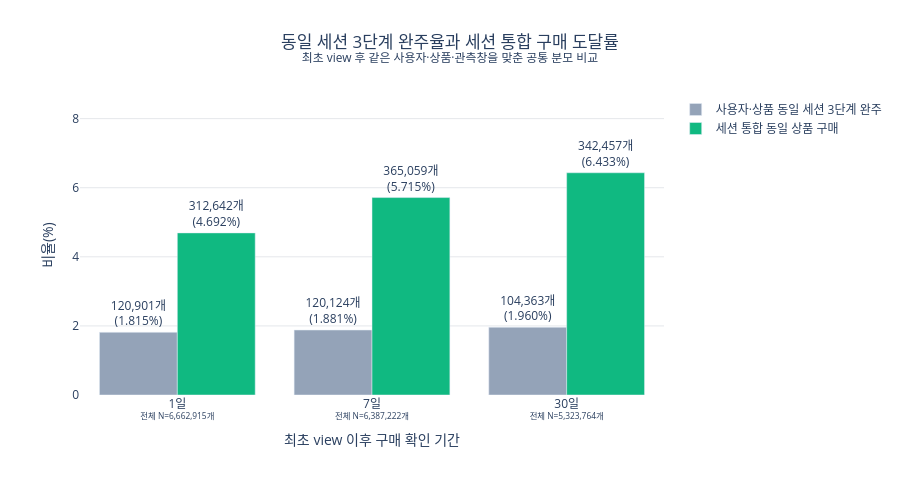
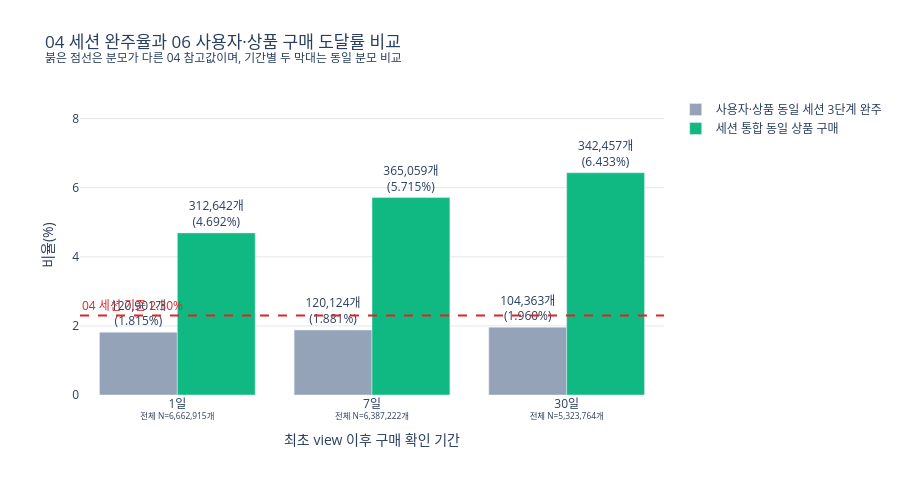

Write notebook code for charts like these, in order.
### Code cell
metric_frames = []
for count_col, rate_col, label in [
    (
        '동일세션_view_cart_purchase완주_사용자상품수',
        '동일세션_view_cart_purchase완주율_pct',
        '사용자·상품 동일 세션 3단계 완주',
    ),
    (
        '세션통합_동일상품구매_사용자상품수',
        '세션통합_동일상품구매도달률_pct',
        '세션 통합 동일 상품 구매',
    ),
]:
    metric_frame = window_comparison[[
        '구매확인기간', '구매판정가능_사용자상품수', count_col, rate_col,
    ]].rename(columns={
        '구매확인기간': '비교구간',
        '구매판정가능_사용자상품수': '분모수',
        count_col: '도달수',
        rate_col: '비율_pct',
    })
    metric_frame['지표'] = label
    metric_frames.append(metric_frame)
metric_comparison = pd.concat(metric_frames, ignore_index=True)
metric_comparison['분모단위'] = '사용자·상품 조합'
metric_comparison['표시라벨'] = metric_comparison.apply(
    lambda row: f"{int(row['도달수']):,}개<br>({row['비율_pct']:.3f}%)", axis=1
)
window_denominators = window_comparison.set_index(
    '구매확인기간'
)['구매판정가능_사용자상품수']

fig = px.bar(
    metric_comparison,
    x='비교구간',
    y='비율_pct',
    color='지표',
    barmode='group',
    text='표시라벨',
    custom_data=['도달수', '분모수', '분모단위'],
    category_orders={
        '비교구간': ['1일', '7일', '30일'],
        '지표': [
            '사용자·상품 동일 세션 3단계 완주',
            '세션 통합 동일 상품 구매',
        ],
    },
    color_discrete_map={
        '사용자·상품 동일 세션 3단계 완주': '#94A3B8',
        '세션 통합 동일 상품 구매': color_map['purchase'],
    },
    title=(
        '동일 세션 3단계 완주율과 세션 통합 구매 도달률<br>'
        '<sup>최초 view 후 같은 사용자·상품·관측창을 맞춘 공통 분모 비교</sup>'
    ),
)
fig.update_traces(
    textposition='outside',
    texttemplate='%{text}',
    hovertemplate=(
        '%{x} · %{fullData.name}<br>'
        '도달 %{customdata[0]:,.0f}개 (%{y:.3f}%)<br>'
        '전체 분모 N=%{customdata[1]:,.0f} %{customdata[2]}<extra></extra>'
    ),
)
fig.update_layout(
    title_x=0.5,
    yaxis_title='비율(%)',
    xaxis_title='최초 view 이후 구매 확인 기간',
    yaxis_range=[0, metric_comparison['비율_pct'].max() * 1.35],
    plot_bgcolor='white',
    legend_title_text='',
    height=500,
    margin=dict(t=95, b=105),
)
fig.update_xaxes(
    tickmode='array',
    tickvals=['1일', '7일', '30일'],
    ticktext=[
        f'{window}<br><sup>전체 N={int(window_denominators[window]):,}개</sup>'
        for window in ['1일', '7일', '30일']
    ],
)
fig.update_yaxes(gridcolor='#E5E7EB')
fig.show()

reference_fig = go.Figure(fig)
reference_fig.update_layout(
    title=(
        '04 세션 완주율과 06 사용자·상품 구매 도달률 비교<br>'
        '<sup>붉은 점선은 분모가 다른 04 참고값이며, 기간별 두 막대는 동일 분모 비교</sup>'
    ),
)
reference_fig.add_hline(
    y=benchmark_rate,
    line_dash='dash',
    line_color='#DC2626',
    line_width=2,
    annotation_text=f'04 세션 기준 {benchmark_rate:.2f}%',
    annotation_position='top left',
    annotation_font_color='#DC2626',
)
reference_fig.show()

### Figure 1 — Plotly figure (JSON) as saved in the notebook; plotly's stock layout.template omitted (floating-point values rounded to 4 significant figures)
{"data": [{"alignmentgroup": "True", "customdata": [[120901, 6662915, "사용자·상품 조합"], [120124, 6387222, "사용자·상품 조합"], [104363, 5323764, "사용자·상품 조합"]], "hovertemplate": "%{x} · %{fullData.name}<br>도달 %{customdata[0]:,.0f}개 (%{y:.3f}%)<br>전체 분모 N=%{customdata[1]:,.0f} %{customdata[2]}<extra></extra>", "legendgroup": "사용자·상품 동일 세션 3단계 완주", "marker": {"color": "#94A3B8", "pattern": {"shape": ""}}, "name": "사용자·상품 동일 세션 3단계 완주", "offsetgroup": "사용자·상품 동일 세션 3단계 완주", "orientation": "v", "showlegend": true, "text": ["120,901개<br>(1.815%)", "120,124개<br>(1.881%)", "104,363개<br>(1.960%)"], "textposition": "outside", "texttemplate": "%{text}", "type": "bar", "x": ["1일", "7일", "30일"], "xaxis": "x", "y": [1.815, 1.881, 1.96], "yaxis": "y"}, {"alignmentgroup": "True", "customdata": [[312642, 6662915, "사용자·상품 조합"], [365059, 6387222, "사용자·상품 조합"], [342457, 5323764, "사용자·상품 조합"]], "hovertemplate": "%{x} · %{fullData.name}<br>도달 %{customdata[0]:,.0f}개 (%{y:.3f}%)<br>전체 분모 N=%{customdata[1]:,.0f} %{customdata[2]}<extra></extra>", "legendgroup": "세션 통합 동일 상품 구매", "marker": {"color": "#10B981", "pattern": {"shape": ""}}, "name": "세션 통합 동일 상품 구매", "offsetgroup": "세션 통합 동일 상품 구매", "orientation": "v", "showlegend": true, "text": ["312,642개<br>(4.692%)", "365,059개<br>(5.715%)", "342,457개<br>(6.433%)"], "textposition": "outside", "texttemplate": "%{text}", "type": "bar", "x": ["1일", "7일", "30일"], "xaxis": "x", "y": [4.692, 5.715, 6.433], "yaxis": "y"}], "layout": {"barmode": "group", "height": 500, "legend": {"title": {"text": ""}, "tracegroupgap": 0}, "margin": {"b": 105, "t": 95}, "plot_bgcolor": "white", "title": {"text": "동일 세션 3단계 완주율과 세션 통합 구매 도달률<br><sup>최초 view 후 같은 사용자·상품·관측창을 맞춘 공통 분모 비교</sup>", "x": 0.5}, "xaxis": {"anchor": "y", "categoryarray": ["1일", "7일", "30일"], "categoryorder": "array", "domain": [0, 1], "tickmode": "array", "ticktext": ["1일<br><sup>전체 N=6,662,915개</sup>", "7일<br><sup>전체 N=6,387,222개</sup>", "30일<br><sup>전체 N=5,323,764개</sup>"], "tickvals": ["1일", "7일", "30일"], "title": {"text": "최초 view 이후 구매 확인 기간"}}, "yaxis": {"anchor": "x", "domain": [0, 1], "gridcolor": "#E5E7EB", "range": [0, 8.684], "title": {"text": "비율(%)"}}}}

### Figure 2 — Plotly figure (JSON) as saved in the notebook; plotly's stock layout.template omitted (floating-point values rounded to 4 significant figures)
{"data": [{"alignmentgroup": "True", "customdata": [[120901, 6662915, "사용자·상품 조합"], [120124, 6387222, "사용자·상품 조합"], [104363, 5323764, "사용자·상품 조합"]], "hovertemplate": "%{x} · %{fullData.name}<br>도달 %{customdata[0]:,.0f}개 (%{y:.3f}%)<br>전체 분모 N=%{customdata[1]:,.0f} %{customdata[2]}<extra></extra>", "legendgroup": "사용자·상품 동일 세션 3단계 완주", "marker": {"color": "#94A3B8", "pattern": {"shape": ""}}, "name": "사용자·상품 동일 세션 3단계 완주", "offsetgroup": "사용자·상품 동일 세션 3단계 완주", "orientation": "v", "showlegend": true, "text": ["120,901개<br>(1.815%)", "120,124개<br>(1.881%)", "104,363개<br>(1.960%)"], "textposition": "outside", "texttemplate": "%{text}", "type": "bar", "x": ["1일", "7일", "30일"], "xaxis": "x", "y": [1.815, 1.881, 1.96], "yaxis": "y"}, {"alignmentgroup": "True", "customdata": [[312642, 6662915, "사용자·상품 조합"], [365059, 6387222, "사용자·상품 조합"], [342457, 5323764, "사용자·상품 조합"]], "hovertemplate": "%{x} · %{fullData.name}<br>도달 %{customdata[0]:,.0f}개 (%{y:.3f}%)<br>전체 분모 N=%{customdata[1]:,.0f} %{customdata[2]}<extra></extra>", "legendgroup": "세션 통합 동일 상품 구매", "marker": {"color": "#10B981", "pattern": {"shape": ""}}, "name": "세션 통합 동일 상품 구매", "offsetgroup": "세션 통합 동일 상품 구매", "orientation": "v", "showlegend": true, "text": ["312,642개<br>(4.692%)", "365,059개<br>(5.715%)", "342,457개<br>(6.433%)"], "textposition": "outside", "texttemplate": "%{text}", "type": "bar", "x": ["1일", "7일", "30일"], "xaxis": "x", "y": [4.692, 5.715, 6.433], "yaxis": "y"}], "layout": {"annotations": [{"font": {"color": "#DC2626"}, "showarrow": false, "text": "04 세션 기준 2.30%", "x": 0, "xanchor": "left", "xref": "x domain", "y": 2.299, "yanchor": "bottom", "yref": "y"}], "barmode": "group", "height": 500, "legend": {"title": {"text": ""}, "tracegroupgap": 0}, "margin": {"b": 105, "t": 95}, "plot_bgcolor": "white", "shapes": [{"line": {"color": "#DC2626", "dash": "dash", "width": 2}, "type": "line", "x0": 0, "x1": 1, "xref": "x domain", "y0": 2.299, "y1": 2.299, "yref": "y"}], "title": {"text": "04 세션 완주율과 06 사용자·상품 구매 도달률 비교<br><sup>붉은 점선은 분모가 다른 04 참고값이며, 기간별 두 막대는 동일 분모 비교</sup>"}, "xaxis": {"anchor": "y", "categoryarray": ["1일", "7일", "30일"], "categoryorder": "array", "domain": [0, 1], "tickmode": "array", "ticktext": ["1일<br><sup>전체 N=6,662,915개</sup>", "7일<br><sup>전체 N=6,387,222개</sup>", "30일<br><sup>전체 N=5,323,764개</sup>"], "tickvals": ["1일", "7일", "30일"], "title": {"text": "최초 view 이후 구매 확인 기간"}}, "yaxis": {"anchor": "x", "domain": [0, 1], "gridcolor": "#E5E7EB", "range": [0, 8.684], "title": {"text": "비율(%)"}}}}
